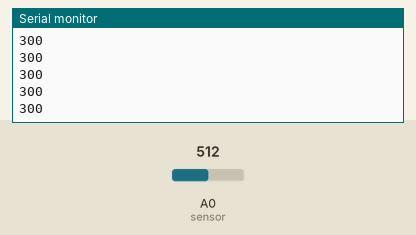
Bench run of a sketch on a simulated Arduino Uno, built with avr-gcc and run on an emulated ATmega328P. Parts: the last lines printed to the serial monitor. The test bench sets the inputs (shaded band); at power-on: A0 (sensor) = 512.

Above: at 1.2 s.
1.3 s: A0 (sensor) set to 716
At 2.0 s:
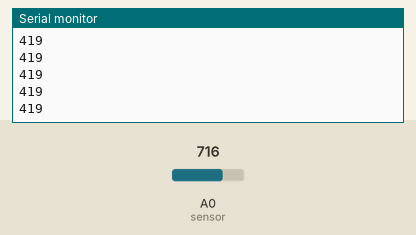
2.8 s: A0 (sensor) set to 900
At 3.4 s:
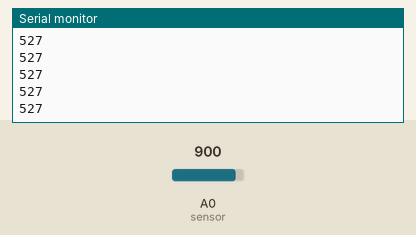
Timing chart, 0 to 5.8 s (numbered marks = the images above; inputs shaded):
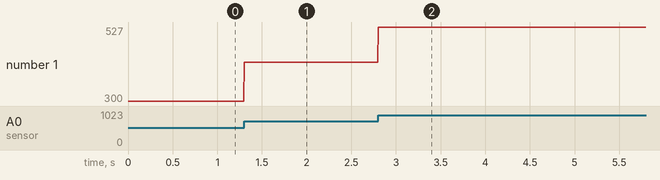

Measured:
- after the input at 1.3 s, the serial monitor: prints a new line at once (image 1)
- after the input at 2.8 s, the serial monitor: prints a new line at once (image 2)
- plotted number 1: 300 → 419 after the input at 1.3 s, 419 → 527 after the input at 2.8 s

The sketch:

analogOkuma_at.ino
```cpp
int sensor = A0;
int deger;
int mapped;

void setup() {
  Serial.begin(9600);
}

void loop() {
 deger = analogRead(sensor);
 mapped = map(deger, 0, 1023, 0, 600);
 Serial.println(mapped);
 delay(5);
}
```
